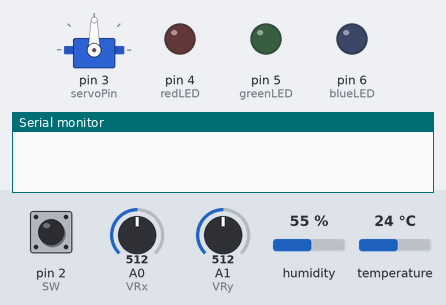
Bench run of a sketch on a simulated Arduino Uno, built with avr-gcc and run on an emulated ATmega328P. Shown: servo, output pins drawn as LEDs (lit = HIGH), the last lines printed to the serial monitor. Inputs (shaded band) come from the test bench; at power-on: pin 2 (SW) HIGH, A1 (VRy) = 512, A0 (VRx) = 512, humidity 55 %, temperature 24 °C.

Above: at 1.2 s.
1.3 s: pin 2 (SW) pulled LOW for 0.15 s
At 1.8 s:
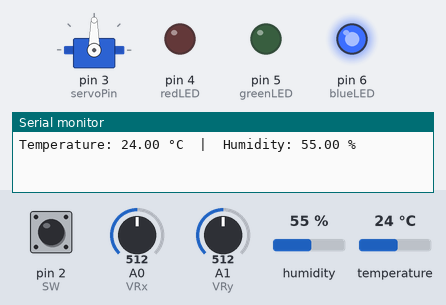
3.4 s: A1 (VRy) set to 590
4.9 s: A1 (VRy) set to 614
At 5.6 s:
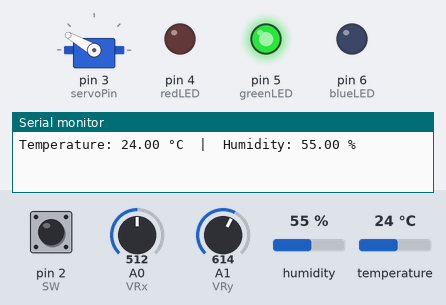
6.4 s: A0 (VRx) set to 415
7.9 s: A0 (VRx) set to 387
At 8.2 s:
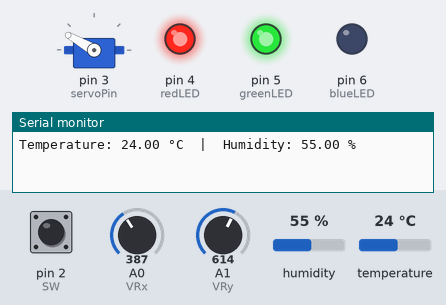
9.4 s: pin 2 (SW) pulled LOW for 1 s
At 10.4 s:
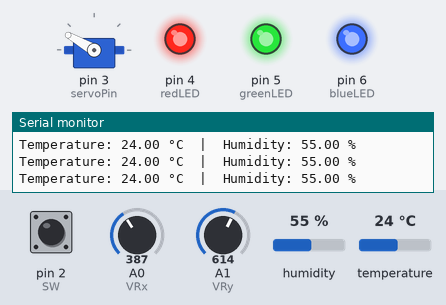
Timing chart, 0 to 12.4 s (numbered marks = the images above; inputs shaded):
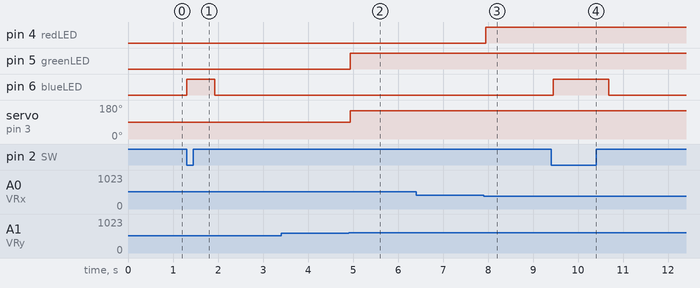

Measured:
- the behaviour switches between 600 and 601 on A1 (VRy) (found by bisection; images 1 and 2)
- the behaviour switches between 400 and 399 on A0 (VRx) (found by bisection; images 2 and 3)
- after the input at 1.3 s, pin 6 (blueLED): LOW → HIGH at once, → LOW 0.62 s later
- after the input at 3.4 s, every drawn part: stays the same
- after the input at 4.9 s, pin 5 (greenLED): LOW → HIGH at once; servo on pin 3 (servoPin): 90° → 150° at once
- after the input at 6.4 s, every drawn part: stays the same
- after the input at 7.9 s, pin 4 (redLED): LOW → HIGH after 0.05 s
- after the input at 9.4 s, pin 6 (blueLED): LOW → HIGH after 0.05 s, → LOW 1.2 s later

The sketch:

WeatherArm.ino
```cpp
#include <Servo.h> //lib
#include <DHT.h>

// pin
const int VRx = A0;
const int VRy = A1;
const int SW = 2;

const int redLED = 4;
const int greenLED = 5;
const int blueLED = 6;

const int servoPin = 3;

const int DHTPIN = 7;

#define DHTTYPE DHT11
Servo myServo;
DHT dht(DHTPIN, DHTTYPE);

void setup() {
  Serial.begin(9600);

  pinMode(VRx, INPUT);
  pinMode(VRy, INPUT);
  pinMode(SW, INPUT_PULLUP); // button

  pinMode(redLED, OUTPUT);
  pinMode(greenLED, OUTPUT);
  pinMode(blueLED, OUTPUT);

  myServo.attach(servoPin);
  myServo.write(90); // Start pos

  dht.begin();
}

void loop() {
  int xValue = analogRead(VRx);
  int yValue = analogRead(VRy);
  int swState = digitalRead(SW);

  bool moved = false;

  // axis X — left
  if (xValue < 400) {
    digitalWrite(redLED, HIGH);
    myServo.write(30);
    moved = true;
  } else {
    digitalWrite(redLED, LOW);
  }

  // axis Y — right
  if (yValue > 600) {
    digitalWrite(greenLED, HIGH);
    myServo.write(150);
    moved = true;
  } else {
    digitalWrite(greenLED, LOW);
  }

  if (!moved) {
    myServo.write(90);
  }

  // DHT11
  if (swState == LOW) {
    digitalWrite(blueLED, HIGH);
    float temp = dht.readTemperature();
    float hum = dht.readHumidity();

    if (!isnan(temp) && !isnan(hum)) {
      Serial.print("Temperature: ");
      Serial.print(temp);
      Serial.print(" °C  |  Humidity: ");
      Serial.print(hum);
      Serial.println(" %");
    } else {
      Serial.println("Eror read DHT11");
    }

    delay(500);
  } else {
    digitalWrite(blueLED, LOW);
  }

  delay(100);
}
```
